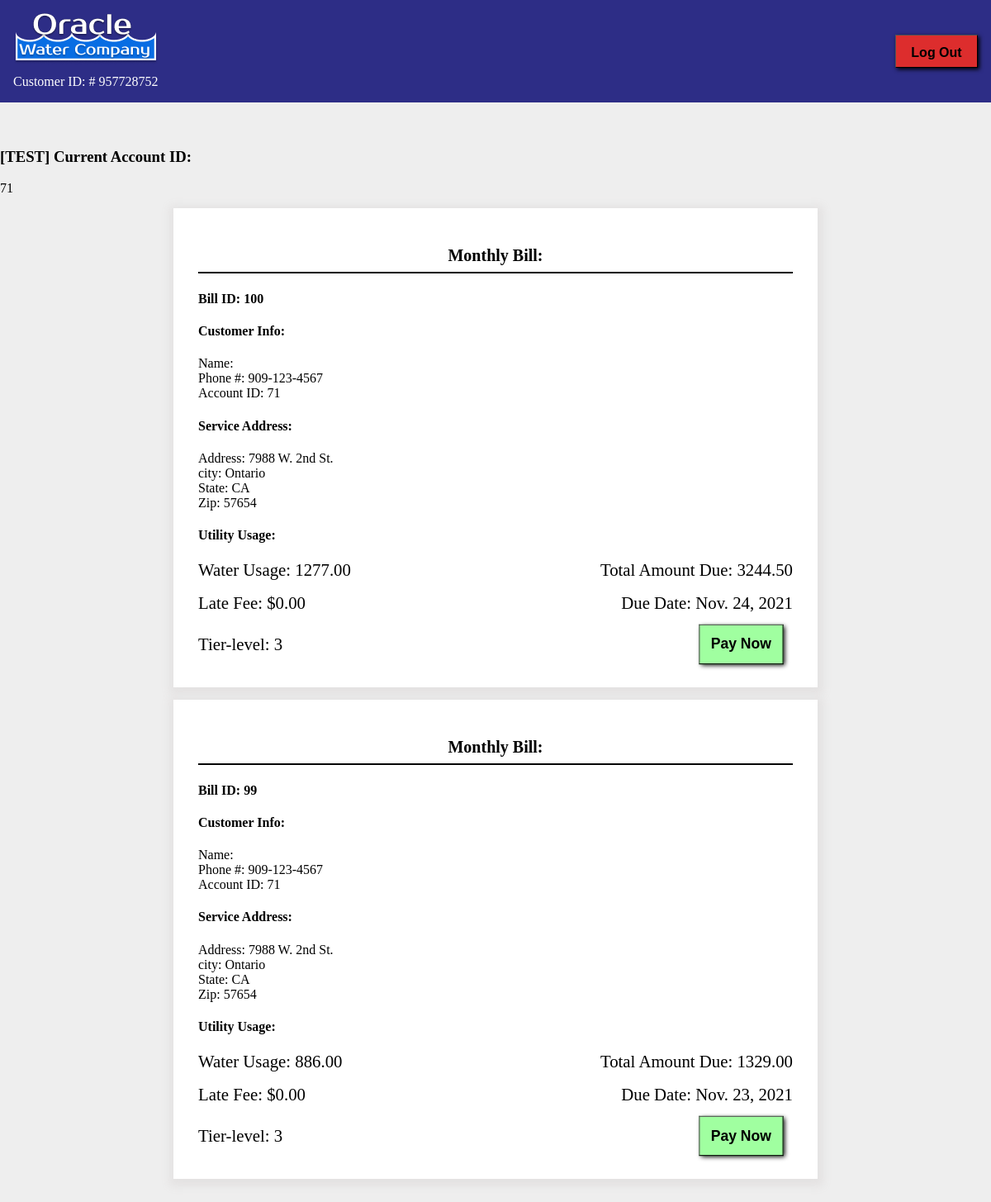
The page /mybills/ (signed in) on the database its author committed.
### base/models.py (models this page shows, shortened)
class Customer(models.Model):
    user = models.OneToOneField(User, null=True, on_delete=models.CASCADE)
    customerID = models.BigAutoField(primary_key=True)
    fullName = models.CharField(max_length=50, default="uknown")
    phoneNumber = models.CharField(max_length=15)

class Account(models.Model):
    accountID = models.BigAutoField(
        primary_key=True)
    customerID = models.ForeignKey(
        Customer, on_delete=models.CASCADE, null=True, blank=True)
    serviceDate = models.DateTimeField(
        auto_now_add=True, null=True, blank=True)
    serviceAddress = models.CharField(max_length=200)
    serviceAddress2 = models.CharField(
        max_length=200, null=True)  # new field
    city = models.CharField(max_length=200, null=True)  # new field
    state = models.CharField(max_length=2, null=True)  # new field
    zipcode = models.CharField(max_length=5, null=True)  # new field
    suspend = models.BooleanField(default=False)
    suspendDate = models.DateTimeField(
        null=True, blank=True)  # auto_now_add=True)
    comment = models.TextField(null=True, blank=True)
    def __str__(self):
        return str(self.accountID)

class Bill(models.Model):
    billID = models.BigAutoField(
        primary_key=True)
    accountID = models.ForeignKey(
        Account, on_delete=models.CASCADE, null=True, blank=True)
    tierID = models.ForeignKey(
        Rate, on_delete=models.CASCADE, null=True, blank=True)
    amountDue = models.DecimalField(
        max_digits=10, decimal_places=2, default=0, null=True)
    currentReading = models.DecimalField(
        max_digits=10, decimal_places=2, default=0)
    readingDate = models.DateField(null=True, blank=True)
    lateFee = models.DecimalField(max_digits=10, decimal_places=2, default=0)
    paidInFull = models.BooleanField(null=True, blank=True, default=False)

class Rate(models.Model):
    tierID = models.BigAutoField(
        primary_key=True)
    price = models.DecimalField(max_digits=5, decimal_places=2, default=0)
    theRange = models.CharField(max_length=21)
    def __str__(self):
        return str(self.tierID)

### base/views.py (the view)
# urls.py: path('mybills/', BillList.as_view(), name='bill')
class BillList(LoginRequiredMixin, ListView):
    model = Account
    template_name = 'base/bill_list.html'
    def get_context_data(self, **kwargs):
        context = super(BillList, self).get_context_data(**kwargs)
        context['accounts'] = Account.objects.filter(pk=71)
        context['bills'] = Bill.objects.filter(
            accountID=71).order_by('-readingDate')
        return context

### base/templates/base/bill_list.html (shortened to what this page needs)
{% load static %}
<!DOCTYPE html>
<html>
    <head>
    </head>
    <body>
        <div class="welcome-bar">
            <div>{% load static %} <img src="{% static "images/oracle-logo.png" %}" alt="usage" /></div>
            <div class="account-id">Customer ID: # {{ user.customer.customerID }} {{ account }}</div>
            <div class="logout-placement"><button type="button" onclick="location.href={% url 'logout' %}" class="logout-button" style="height:40px;width:100px;float:right;">Log Out</button></div>
        </div>
<br><br><h3>[TEST] Current Account ID:</h3>
{% for account in accounts %}
{{account}}
{% endfor %}
            {% for bill in bills %}
                <div class="frame">
                    <h2>Monthly Bill: {{result.readingDate}}</h2>
                    <hr>
                    <h4>Bill ID: {{bill.billID}}</h4>
                    <h4>Customer Info:</h4>
                    <div class="name">Name: {{user.first_name}} {{user.last_name}}</div>
                    <div class="phone">Phone #: {{user.customer.phoneNumber}}</div>
                    {% for account in accounts %}
                    <div class="account">Account ID: {{account.accountID}}</div>
                    <h4>Service Address:</h4>
                        <div class="address">Address: {{account.serviceAddress}}</div>
                        <div class="city">city: {{account.city}}</div>
                        <div class="state">State: {{account.state}}</div>
                        <div class="zip">Zip: {{account.zipcode}}</div>
                    {% endfor %}
                    <h4>Utility Usage:</h4>
                    <div class="bill-information">
                        <div class="water-usage">Water Usage: {{bill.currentReading}}</div>
                        <div class="amount">Total Amount Due: {{bill.amountDue}}</div>
                        <div class="late-fee">Late Fee: ${{bill.lateFee}}</div>
                        <div class="due-date">Due Date: {{bill.readingDate}}</div>
                        <div class="tierID">Tier-level: {{bill.tierID}}</div>
                        <div class="pay-now"><a href="#"><input class="pay-button" type="submit" value="Pay Now"></a></div>
                    </div>
                </div>
            {% empty %}
                <h3>No Bills</h3>
            {% endfor %}
        <br><br><br><br>
    </body>
</html>

### base/templates/base/bill_list.html (style rules this page uses)
body { background-color: #EEEEEE; margin: 0; }
h2 { font-size: 20px; text-align: center; color: #000000; margin: 1rem 0rem 0rem 0px; }
hr { border: 1px solid #000000; }
.welcome-bar { display: grid; grid-template-rows: repeat(1, 1fr); grid-template-columns: repeat(1, 1fr); grid-gap: .5rem 1rem; font-weight: 500; color: #FFFFFF; font-family: 'Times New Roman', Times, serif; background-color: #2d2d86; padding: 1rem; }
.account-id { grid-row: 2 / 3; grid-column: 1 / 3; justify-self: left; }
.logout-placement { grid-row: 1 / 3; grid-column: 3 / 3; justify-self: right; align-content: center; }
.logout-button { background-color: #DD2d2d; font-size: 1rem; font-weight: bold; border-width: 1px; border-radius: 0px; border-color: #000000; box-shadow: 2px 2px 5px 0px #000000; padding: 0.75rem; }
.frame { background-color: #FFFFFF; border-style: ridge; border-width: 0px; border-color: #AAA; width: 45rem; margin: 15px auto auto auto; color: #000000; box-shadow: 1px 3px 10px 6px #e4e2e2; padding: 30px 30px 30px 30px; }
.bill-information { font-size: 1.3rem; display: grid; grid-template-rows: repeat(auto-fit, 1fr); grid-template-columns: repeat(auto-fit, 1fr); grid-gap: 1rem 1rem; font-weight: 500; justify-items: left; }
.water-usage { grid-column: 1 / 2; grid-row: 1 / 1; }
.amount { grid-column: 2 / 3; grid-row: 1 / 1; justify-self: right; }
.late-fee { grid-column: 1 / 2; grid-row: 2 / 2; }
.address { grid-column: 1 / 2; grid-row: 3 / 3; }
.due-date { grid-column: 2 / 3; grid-row: 2 / 2; justify-self: right; }
.tierID { grid-column: 1 / 3; grid-row: 3 / 3; margin: auto 0px auto 0px; }
.pay-now { grid-column: 2 / 3; grid-row: 3 / 4; justify-self: right; align-self: flex-start; }
.pay-button { background-color: #A0FFA0; font-size: 1rem; font-weight: bold; color: #000000; border-width: 1px; border-radius: 0px; border-color: #000000; box-shadow: 2px 2px 5px 0px #000000; transform: scale(1.1); margin: 0rem 1rem 0rem 0rem; padding: 0.75rem; }
a { color: blue; font-size: 1.2rem; }

### rows shown on the page
Account: accountID "71", serviceAddress "7988 W. 2nd St.", city "Ontario", state "CA", zipcode "57654"
Bill: billID "100", currentReading "1277.00", amountDue "3244.50", lateFee "0.00", readingDate "Nov. 24, 2021", tierID "3"
Bill: billID "99", currentReading "886.00", amountDue "1329.00", lateFee "0.00", readingDate "Nov. 23, 2021", tierID "3"

### other values the page prints
{{ user.customer.customerID }} "957728752"
{{ user.customer.phoneNumber }} "909-123-4567"
